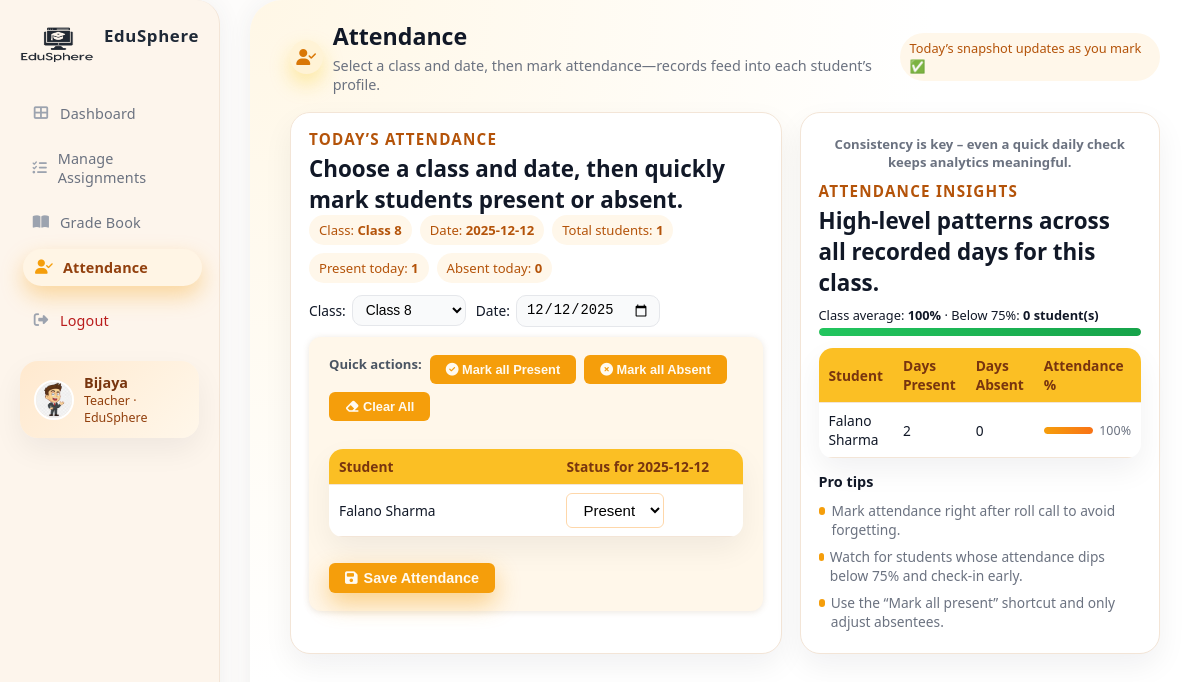
The app's page /dashboards/teacher/attendance.php?class=8 (signed in), older data.
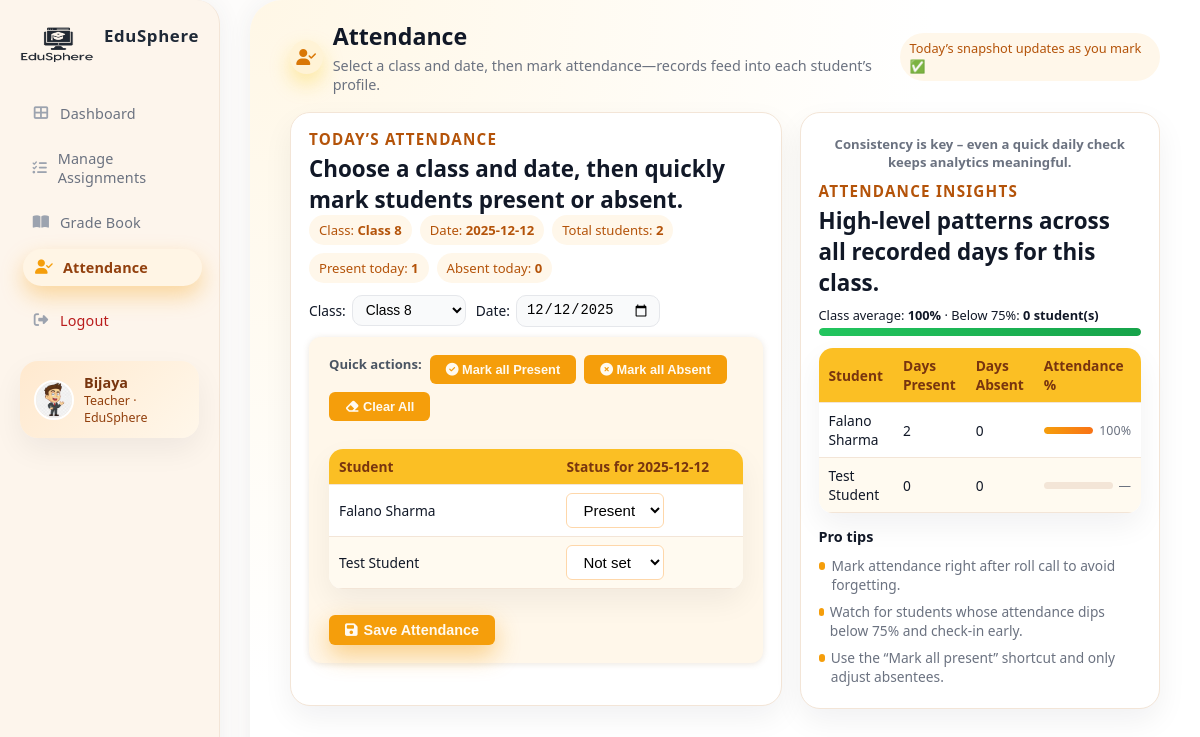
The same page, newer data.
### tables this page shows
CREATE TABLE `students` (
  `user_id` int(11) NOT NULL,
  `class` varchar(50) NOT NULL,
  `dob` date NOT NULL,
  `student_serial` varchar(20) NOT NULL
);

### dashboards/teacher/attendance.php (the view, shortened to what the changed rows need)
<?php
require_once '../../includes/db.php';
$classes = [];
try {
    $stmt = $conn->query("
        SELECT DISTINCT class
        FROM students
        WHERE class IS NOT NULL AND class <> ''
        ORDER BY class
    ");
    $classes = $stmt->fetchAll(PDO::FETCH_COLUMN);
} catch (Exception $e) {
    $classes = [];
}
$selectedClass = $_GET['class'] ?? ($classes[0] ?? '');
$selectedDate  = $_GET['date']  ?? date('Y-m-d');
$students = [];
if ($selectedClass !== '') {
    $stmt = $conn->prepare("
        SELECT
            s.user_id AS id,
            s.class   AS class,
            CONCAT(u.first_name, ' ', u.last_name) AS name
        FROM students s
        JOIN users u ON s.user_id = u.id
        WHERE u.role = 'Student' AND s.class = ?
        ORDER BY u.first_name, u.last_name
    ");
    $stmt->execute([$selectedClass]);
    $students = $stmt->fetchAll(PDO::FETCH_ASSOC);
}
$attendanceStatus = [];
if (!empty($students) && $selectedDate) {
    $ids = array_column($students, 'id');
    if (!empty($ids)) {
        $placeholders = implode(',', array_fill(0, count($ids), '?'));
        $params = $ids;
        $params[] = $selectedDate;
        $stmt = $conn->prepare("
            SELECT student_id, status
            FROM attendance
            WHERE student_id IN ($placeholders) AND date = ?
        ");
        $stmt->execute($params);
        while ($row = $stmt->fetch(PDO::FETCH_ASSOC)) {
            $attendanceStatus[(int)$row['student_id']] = $row['status'];
        }
    }
}
$summary = [];
if (!empty($students)) {
    $ids = array_column($students, 'id');
    $placeholders = implode(',', array_fill(0, count($ids), '?'));
    $stmt = $conn->prepare("
        SELECT student_id,
               SUM(CASE WHEN status = 'present' THEN 1 ELSE 0 END) AS present_days,
               SUM(CASE WHEN status = 'absent'  THEN 1 ELSE 0 END) AS absent_days
        FROM attendance
        WHERE student_id IN ($placeholders)
        GROUP BY student_id
    ");
    $stmt->execute($ids);
    while ($row = $stmt->fetch(PDO::FETCH_ASSOC)) {
        $present = (int)$row['present_days'];
        $absent  = (int)$row['absent_days'];
        $total   = $present + $absent;
        $percent = $total > 0 ? round(($present / $total) * 100, 1) : null;
        $summary[(int)$row['student_id']] = [
            'present' => $present,
            'absent'  => $absent,
            'percent' => $percent,
        ];
    }
}
?>
<!DOCTYPE html>
<html lang="en">
<head>
  <link rel="stylesheet" href="../../assets/css/dashboard.css" />
  <link rel="stylesheet" href="https://cdnjs.cloudflare.com/ajax/libs/font-awesome/6.5.0/css/all.min.css" />
</head>
<body>
<div class="app-shell">
  <main class="main">
    <div class="main-inner">
      <header class="page-header">
        <div class="page-title-line">
          <div>
            <h2>Attendance</h2>
          </div>
        </div>
      </header>
      <section class="content-grid">
        <div class="card">
          <div class="summary-chips">
            <span class="summary-chip">
              Total students: <strong><?= count($students) ?></strong>
            </span>
          </div>
          <?php if ($selectedClass === '' || empty($students)): ?>
            <p style="color:var(--text-muted);font-size:0.9rem;margin-top:4px;">
              Start by selecting a class. Once students are enrolled in that class, you’ll see them here.
            </p>
          <?php else: ?>
            <form method="post" id="attendanceForm">
              <table class="att-table">
                <thead>
                  <tr>
                    <th style="width:55%;">Student</th>
                    <th>Status for <?= htmlspecialchars($selectedDate) ?></th>
                  </tr>
                </thead>
                <tbody>
                  <?php foreach ($students as $stu):
                    $id     = (int)$stu['id'];
                    $name   = $stu['name'];
                    $status = $attendanceStatus[$id] ?? '';
                  ?>
                    <tr>
                      <td><?= htmlspecialchars($name) ?></td>
                      <td>
                        <select name="status[<?= $id ?>]" class="status-select">
                          <option value="" <?= $status === '' ? 'selected' : '' ?>>Not set</option>
                          <option value="present" <?= $status === 'present' ? 'selected' : '' ?>>Present</option>
                        </select>
                      </td>
                    </tr>
                  <?php endforeach; ?>
                </tbody>
              </table>
            </form>
          <?php endif; ?>
        </div>
        <aside class="card">
          <?php if (!empty($students)): ?>
            <table class="summary-table" id="summaryTable">
              <thead>
                <tr>
                  <th>Student</th>
                  <th>Days Present</th>
                  <th>Days Absent</th>
                  <th style="width:36%;">Attendance %</th>
                </tr>
              </thead>
              <tbody>
                <?php foreach ($students as $stu):
                  $id   = (int)$stu['id'];
                  $info = $summary[$id] ?? ['present'=>0,'absent'=>0,'percent'=>null];
                  $pct  = $info['percent'];
                ?>
                  <tr data-percent="<?= $pct !== null ? $pct : 0 ?>">
                    <td><?= htmlspecialchars($stu['name']) ?></td>
                    <td><?= $info['present'] ?></td>
                    <td><?= $info['absent'] ?></td>
                    <td>
                      <div class="progress-wrapper">
                        <div class="progress-bar">
                          <div class="progress-fill"></div>
                        </div>
                        <span><?= $pct !== null ? $pct.'%' : '—' ?></span>
                      </div>
                    </td>
                  </tr>
                <?php endforeach; ?>
              </tbody>
            </table>
          <?php else: ?>
            <p style="font-size:0.86rem;color:var(--text-muted);margin:6px 0 12px;">
              Once you start recording attendance, you’ll see long-term trends here.
            </p>
          <?php endif; ?>
        </aside>
      </section>
    </div>
  </main>
</div>
</body>
</html>

Row changes from the older to the newer data that the page shows:
added students: name "Test Student", user_id "Not set", user_id "0"
Text that changed along with them:
count($students): "1" → "2"
